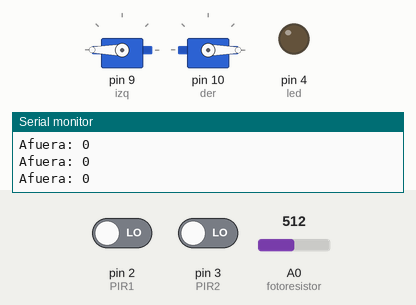
Recording of a sketch running on a simulated Arduino Uno, built with avr-gcc and run on an emulated ATmega328P. Shown: 2 × servo, output pins drawn as LEDs (lit = HIGH), the last lines printed to the serial monitor. The inputs (shaded band) are chosen by the test bench; at power-on: A0 (fotoresistor) = 512, pin 2 (PIR1) LOW, pin 3 (PIR2) LOW.

Above: at 1.2 s.
1.3 s: A0 (fotoresistor) set to 110
2.8 s: A0 (fotoresistor) set to 94
At 3.6 s:
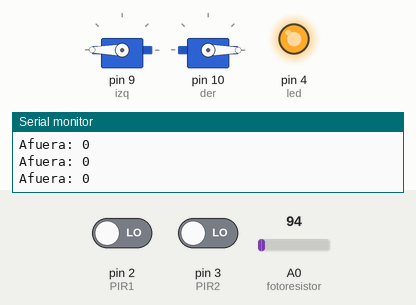
4.3 s: pin 2 (PIR1) driven HIGH
At 5.1 s:
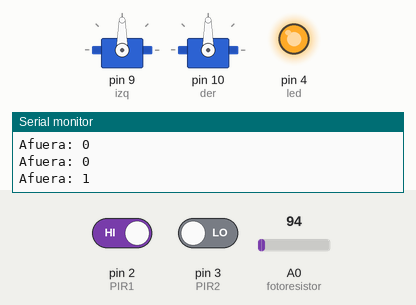
5.8 s: A0 (fotoresistor) set to 122
At 8.5 s:
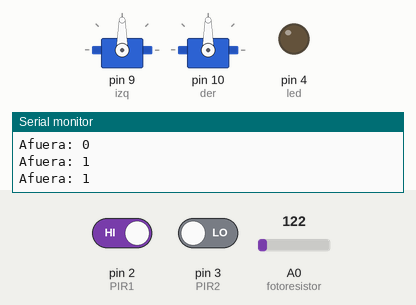
8.8 s: A0 (fotoresistor) set to 90
At 11.0 s:
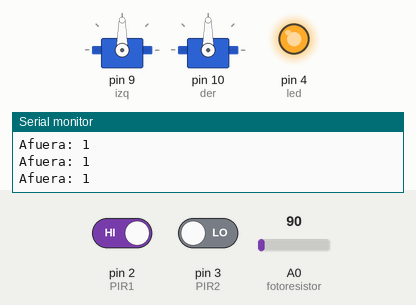
11.8 s: A0 (fotoresistor) set to 306
At 14.5 s:
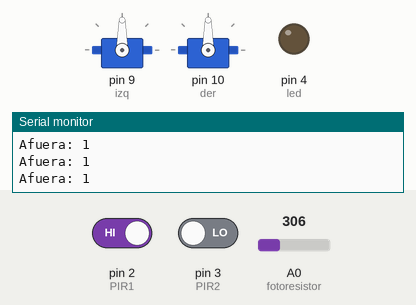
Timing chart, 0 to 15.8 s (numbered marks = the images above; inputs shaded):
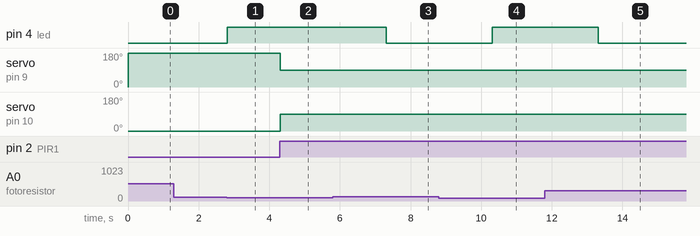

The sketch:

codigoCircuito.ino
```cpp
#include<Servo.h>

#define PIR1 2
#define PIR2 3
#define led 4

#define fotoresistor A0

Servo izq;
Servo der;

void setup()
{
  Serial.begin(9600);
  pinMode(led, OUTPUT);
  pinMode(PIR1, INPUT);
  pinMode(PIR2, INPUT);
  pinMode(fotoresistor, INPUT);

  izq.attach(9);
  der.attach(10);

  izq.write(0);
  der.write(0);

}

void loop()
{
  lectura();
  ambiente();
}

void lectura()
{
  int count = 0;
  int afuera = digitalRead(PIR1);
  int adentro = digitalRead(PIR2);
  Serial.print("Afuera: ");
  Serial.println(afuera);
  delay(2);

  if(afuera == 1 || adentro == 1)
  {
    izq.write(90);
  der.write(90);
    delay(3000);
  }

  else
  {
   izq.write(180);
   der.write(0);
  }

}


void ambiente()
{
  int estado;
  int ldr = analogRead(fotoresistor);

  if(ldr < 100)
  {
   estado = 0;
  }
  else
  {
   estado = 1;
  }

  if (estado == 0)
  {
   digitalWrite(led, HIGH);
  }
  else
  {
   digitalWrite(led, LOW);
  }
}
```

Measured:
- the behaviour switches between 100 and 99 on A0 (fotoresistor) (found by bisection; images 0 and 1)
- after the input at 2.8 s, pin 4 (led): LOW → HIGH at once
- after the input at 4.3 s, servo on pin 9 (izq): 180° → 90° at once; servo on pin 10 (der): 0° → 90° at once
- after the input at 5.8 s, pin 4 (led): HIGH → LOW after 1.5 s
- after the input at 8.8 s, pin 4 (led): LOW → HIGH after 1.5 s
- after the input at 11.8 s, pin 4 (led): HIGH → LOW after 1.5 s
